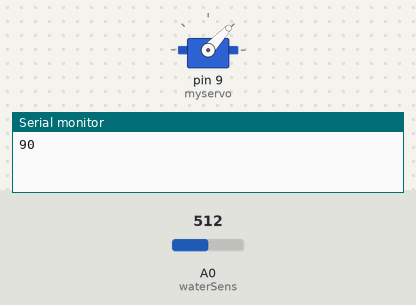
A sketch run on a simulated Arduino Uno, built with avr-gcc and run on an emulated ATmega328P. Shown: servo, the last lines printed to the serial monitor. The inputs (shaded band) are chosen by the test bench; at power-on: A0 (waterSens) = 512.

Above: at 6.2 s.
6.3 s: A0 (waterSens) set to 293
At 6.54 s:
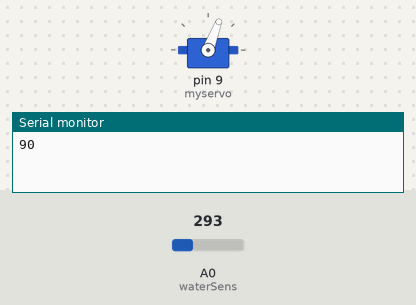
12.8 s: A0 (waterSens) set to 272
At 13.18 s:
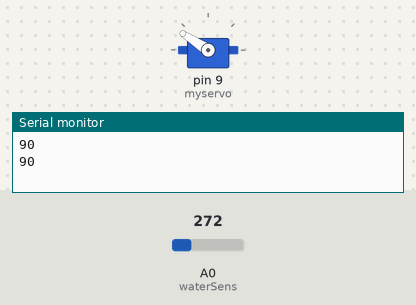
At 17.5 s:
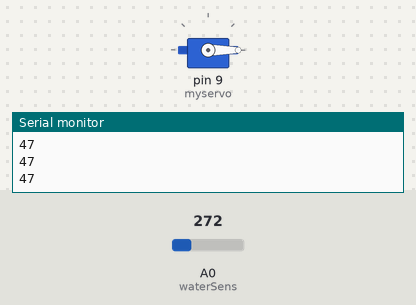
Timing chart, 0 to 19.0 s (numbered marks = the images above; inputs shaded):
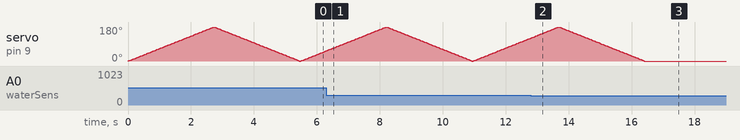

The sketch:

Hackathon.ino
```cpp
#include <Servo.h>
Servo myservo;
const int waterSens = A0;
int pos = 0;
void setup() {
  Serial.begin(9600);
  myservo.attach(9);
}
void loop() {
  int sensorValue = analogRead(waterSens);
  sensorValue = map(sensorValue, 0, 1023, 0, 180);
     if (sensorValue >= 50) {
        for (pos = 0; pos <= 180; pos += 1) {
          myservo.write(pos);
            delay(15);}

         for (pos = 180; pos >= 0; pos -= 1) {
          myservo.write(pos);
              delay(15);
  }
     }
else{
    myservo.write(0);
}
  Serial.println(sensorValue);
  delay(20);
}
```

Measured:
- the behaviour switches between 285 and 284 on A0 (waterSens) (found by bisection; images 1 and 2)
- after the input at 12.8 s, servo on pin 9 (myservo): goes on until 16.4 s, then stays 0°
